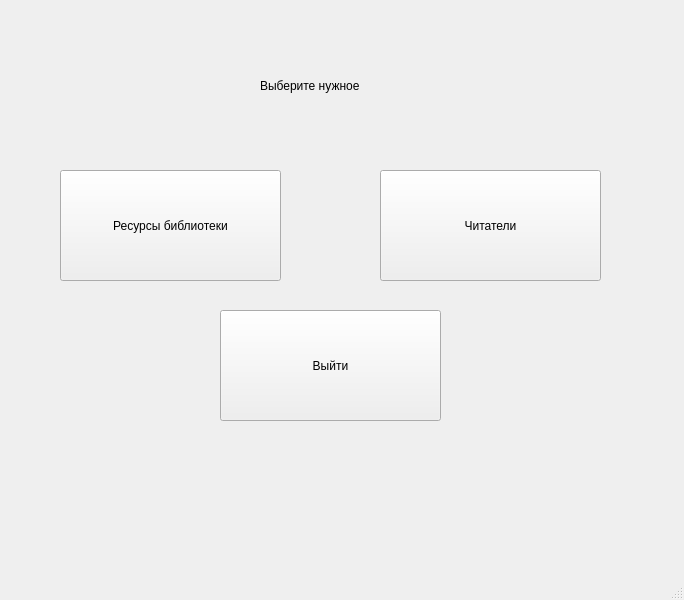
<?xml version="1.0" encoding="UTF-8"?>
<ui version="4.0">
 <class>MainWindow</class>
 <widget class="QMainWindow" name="MainWindow">
  <property name="geometry">
   <rect>
    <x>0</x>
    <y>0</y>
    <width>684</width>
    <height>600</height>
   </rect>
  </property>
  <property name="windowTitle">
   <string>MainWindow</string>
  </property>
  <widget class="QWidget" name="centralwidget">
   <widget class="QPushButton" name="butt_resourse">
    <property name="geometry">
     <rect>
      <x>60</x>
      <y>170</y>
      <width>221</width>
      <height>111</height>
     </rect>
    </property>
    <property name="text">
     <string>Ресурсы библиотеки</string>
    </property>
   </widget>
   <widget class="QLabel" name="label">
    <property name="geometry">
     <rect>
      <x>260</x>
      <y>50</y>
      <width>261</width>
      <height>71</height>
     </rect>
    </property>
    <property name="text">
     <string>Выберите нужное</string>
    </property>
   </widget>
   <widget class="QPushButton" name="reader_button">
    <property name="geometry">
     <rect>
      <x>380</x>
      <y>170</y>
      <width>221</width>
      <height>111</height>
     </rect>
    </property>
    <property name="text">
     <string>Читатели</string>
    </property>
   </widget>
   <widget class="QPushButton" name="Button_close_prog">
    <property name="geometry">
     <rect>
      <x>220</x>
      <y>310</y>
      <width>221</width>
      <height>111</height>
     </rect>
    </property>
    <property name="text">
     <string>Выйти</string>
    </property>
   </widget>
  </widget>
  <widget class="QMenuBar" name="menubar">
   <property name="geometry">
    <rect>
     <x>0</x>
     <y>0</y>
     <width>684</width>
     <height>21</height>
    </rect>
   </property>
  </widget>
  <widget class="QStatusBar" name="statusbar"/>
 </widget>
 <resources/>
 <connections/>
</ui>
